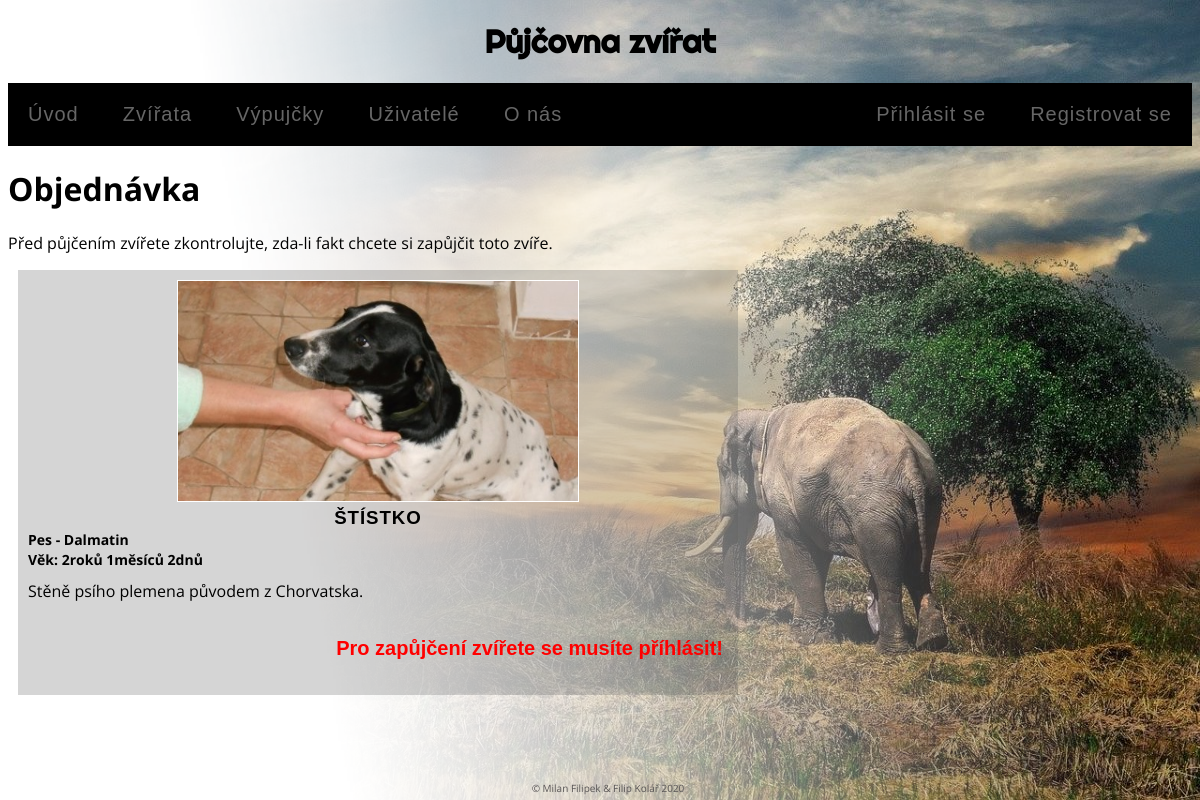
Screenshot of /app/objednavka.php?id=2 with the database file from the repository.
### tables this page shows
CREATE TABLE IF NOT EXISTS `zvirata` (
`IDz` int(11) NOT NULL,
  `druh` varchar(25) NOT NULL,
  `jmeno` varchar(25) NOT NULL,
  `dat_nar` date NOT NULL,
  `popis` varchar(512) DEFAULT NULL,
  `obrazek` varchar(255) NOT NULL
);

### app/objednavka.php (the view, shortened to what this page needs)
<?php
require 'static/db_pripojeni.php';
require 'static/html_top.php';
  $dotaz = "
    SELECT *, DATEDIFF(CURTIME(), dat_nar) as vek
    FROM zvirata
	WHERE IDz = {$_GET['id']};
  ";
  $zvirata = mysqli_query($db, $dotaz);
  $zvirata = mysqli_fetch_all($zvirata, MYSQLI_ASSOC);
?>
  <h1>Objednávka</h1>
  <p>Před půjčením zvířete zkontrolujte, zda-li fakt chcete si zapůjčit toto zvíře.</p>
<?php
  foreach ($zvirata as $zvire) {
	$days = $zvire["vek"];
	$start_date = new DateTime();
	$end_date = (new $start_date)->add(new DateInterval("P{$days}D") );
	$dd = date_diff($start_date,$end_date);
	echo "<div class='objednavka'>";
		echo "<img src='{$zvire["obrazek"]}'>";
		echo "<h3>{$zvire["jmeno"]}</h3>";
		echo "<h4>{$zvire["druh"]}</h4>";
		if($dd->y == 0){
			echo "<h4>Věk: ".$dd->m."měsíců ".$dd->d."dnů"."</h4>";
		}
		else{
			echo "<h4>Věk: ".$dd->y."roků ".$dd->m."měsíců ".$dd->d."dnů"."</h4>";
		}
		echo "<p class='popis'>{$zvire["popis"]}</p>";
		if(isset($_SESSION['uzivatel']))
			echo "<form method='post'>
					  <input type='submit' name='order_zvire' value='Zapůjčit' class='zapujcitorderbtn'/>
				  </form>";
		else
			echo "<p class='chyba'>Pro zapůjčení zvířete se musíte příhlásit!</p>";
	echo "</div>";
  }
?>
<?php
	require 'static/html_bottom.php';
?>

### app/styl.css (style rules this page uses)
html { min-height:100%; position:relative; }
body { font-family: 'Open Sans', sans-serif; background-image: url("imgs/bg/fadeToWhite.png"), url("imgs/bg/slon.jpg"); background-repeat: no-repeat; background-size: cover, cover; background-position: right; height: 100%; }
.popis { margin: 0; padding-bottom: 10px; padding-top: 10px; height: 15%; }
.objednavka { background-color: #59575740; float: left; padding: 10px; width: 700px; margin-left:10px; }
.objednavka img { display: block; width: 400px; border: 1px solid white; margin: 0 auto; }
.objednavka h3 { text-align: center; margin: 0; padding: 0; padding-top: 0px; padding-top: 5px; letter-spacing: 0.05em; font-family: "Raleway",Helvetica,Arial,Verdana,sans-serif; font-weight: 700; text-transform: uppercase; }
.objednavka h4 { margin-top: 1px; margin-bottom: 1px; font-size: 14px; }
.chyba { padding: 5px; float:right; color: red; font-size: 20px; font-family: "Raleway",Helvetica,Arial,Verdana,sans-serif; font-weight: bold; }

### rows the page displays
zvirata: obrazek (picture), jmeno "ŠTÍSTKO", druh "Pes - Dalmatin", popis "Stěně psího plemena původem z Chorvatska."
